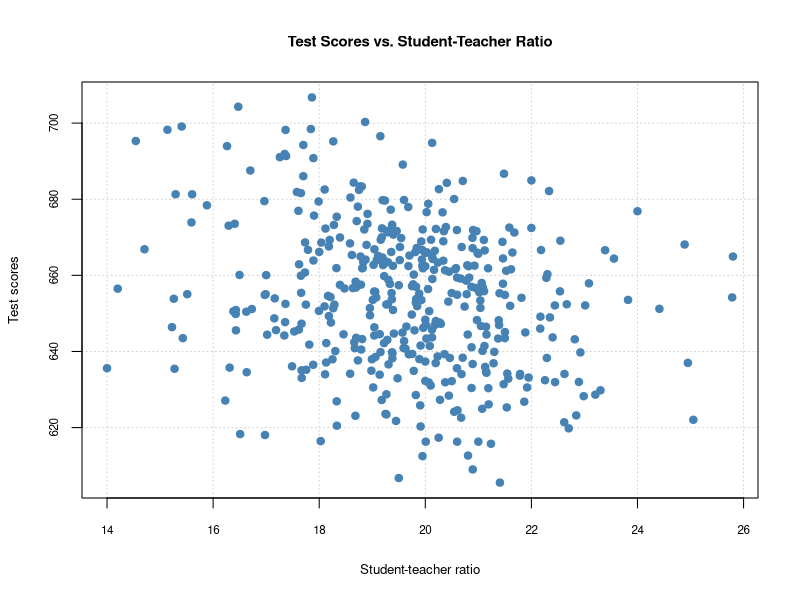
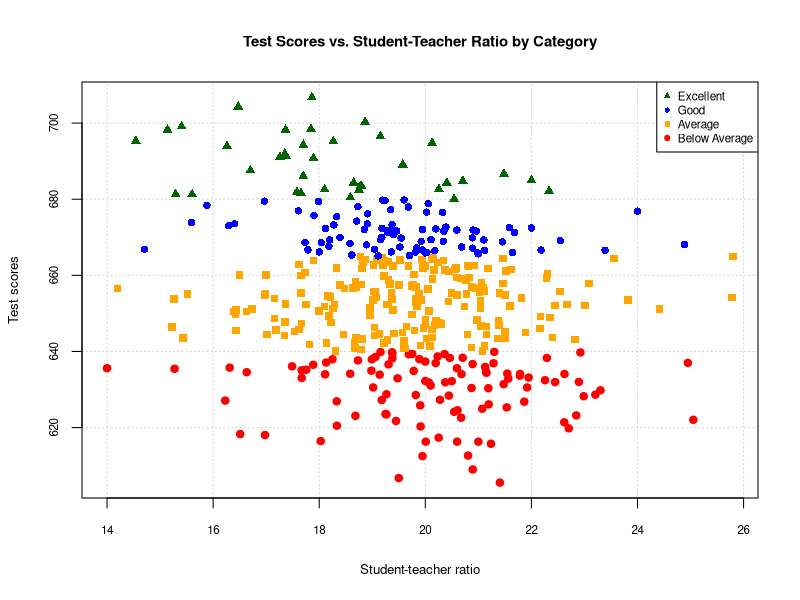
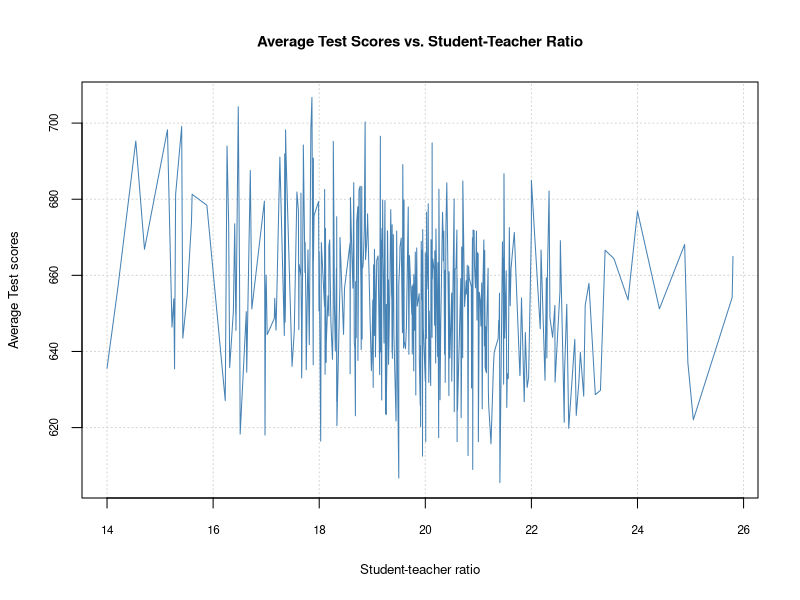
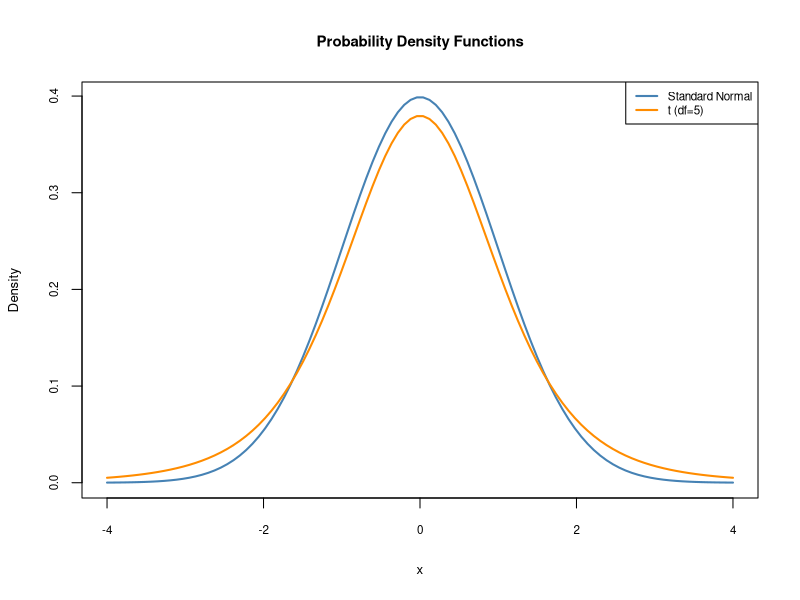
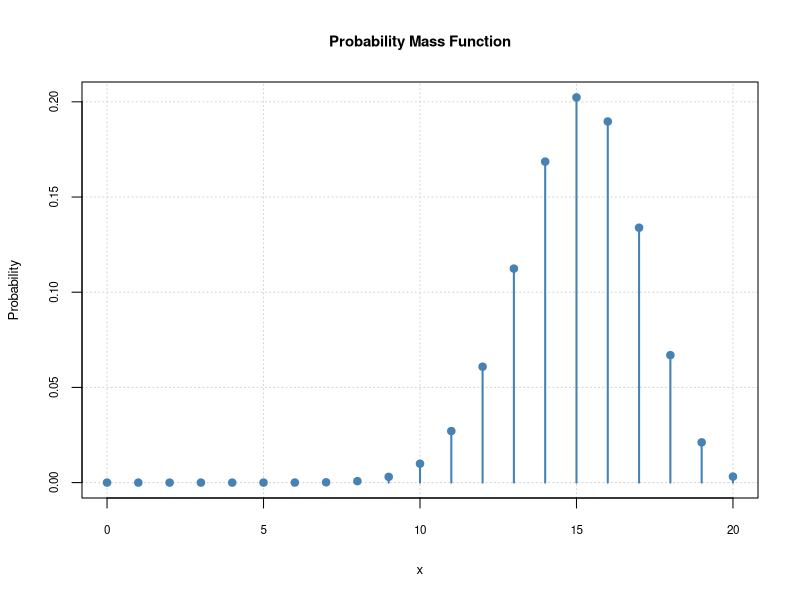
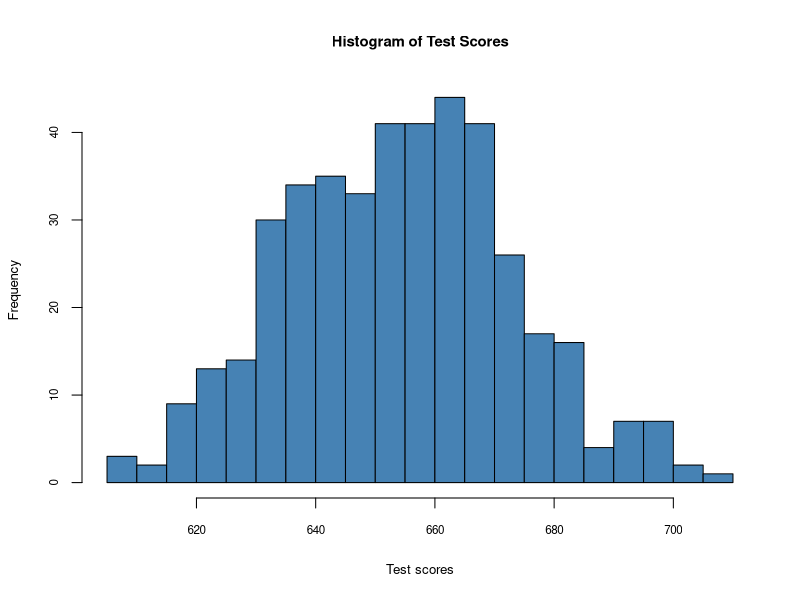
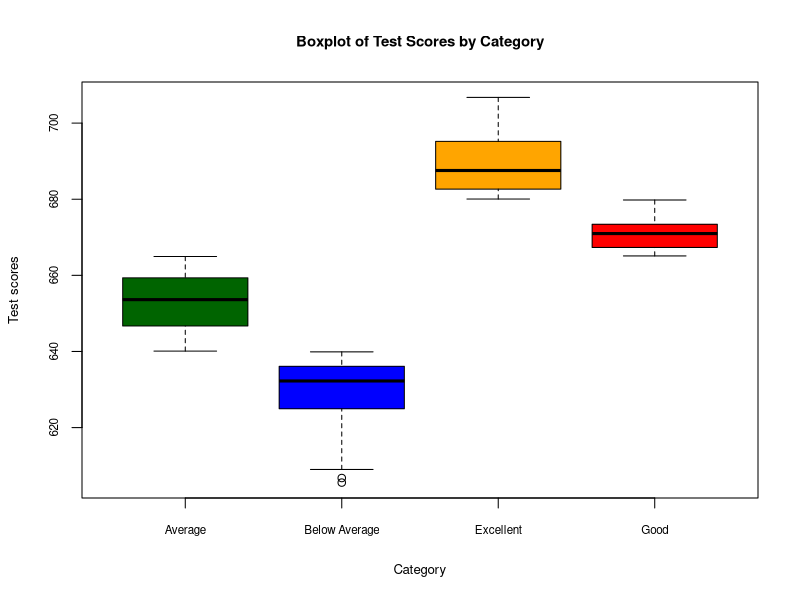
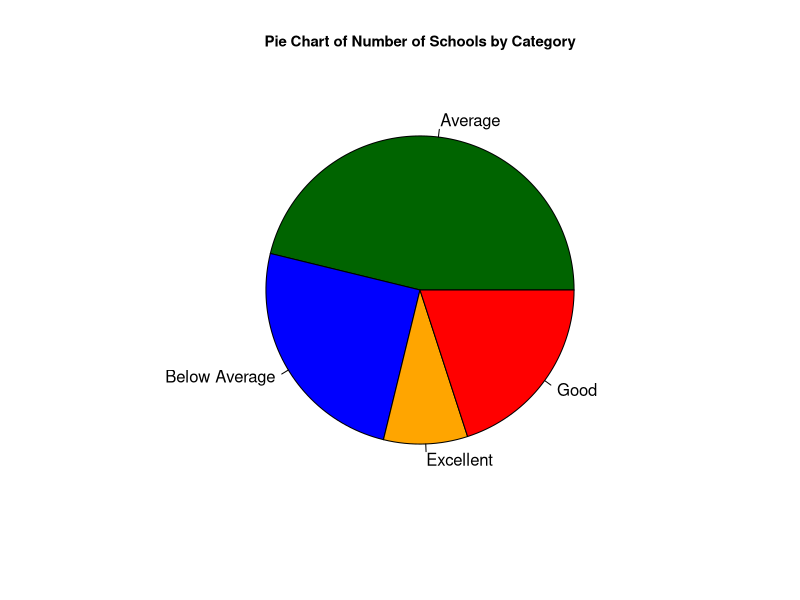

Generate these figures, in order, with R:
## ---- chunk 1
#| warning: false
#| message: false
# Load necessary libraries
library(tidyverse)
library(gridExtra)
## ---- chunk 2
# Load the caschool dataset
caschool <- read.table("data/caschool.csv", header = TRUE, sep = ",")
# Column names of the caschool dataset
colnames(caschool)
## ---- chunk 3
#| fig-cap: "Scatterplot of test scores vs. student-teacher ratio"
#| fig-width: 5
#| fig-height: 5
#| label: fig-chapter6-f1
# Scatterplot of test scores vs. student-teacher ratio
plot(caschool$str, caschool$testscr,
     type = "p", # scatterplot
     main = "Test Scores vs. Student-Teacher Ratio",
     xlab = "Student-teacher ratio",
     ylab = "Test scores",
     col = "steelblue",
     pch = 19, # solid circle
     cex.lab = 0.8, # axis label size
     cex.main = 0.9, # main title size
     cex.axis = 0.7, # axis tick label size
     panel.first = grid() # add grid lines
     )
## ---- chunk 4
# Add category column based on test scores
caschool$category <- NA  # Initialize a new column for category
for (i in 1:nrow(caschool)) {
  if (caschool$testscr[i] >= 680) {
    caschool$category[i] <- "Excellent"
  } else if (caschool$testscr[i] >= 665) {
    caschool$category[i] <- "Good"
  } else if (caschool$testscr[i] >= 640) {
    caschool$category[i] <- "Average"
  } else {
    caschool$category[i] <- "Below Average"
  }
}
## ---- chunk 5
#| fig-cap: "Scatterplot of test scores vs. student-teacher ratio by category"
#| fig-width: 5
#| fig-height: 5
#| label: fig-chapter6-f2
# Define colors and plotting symbols for each category
colors <- c("Excellent" = "darkgreen", "Good" = "blue", "Average" = "orange", "Below Average" = "red")
symbols <- c("Excellent" = 17, "Good" = 16, "Average" = 15, "Below Average" = 19)
# Scatterplot of test scores vs. income with categories
plot(caschool$str, caschool$testscr,
     type = "p", # scatterplot
     main = "Test Scores vs. Student-Teacher Ratio by Category",
     xlab = "Student-teacher ratio",
     ylab = "Test scores",
     col = colors[caschool$category],
     pch = symbols[caschool$category],
     cex.lab = 0.8, # axis label size
     cex.main = 0.9, # main title size
     cex.axis = 0.7, # axis tick label size
     panel.first = grid() # add grid lines
     )
# Add legend
legend("topright", legend = names(colors), col = colors, pch = symbols, cex = 0.7)
## ---- chunk 6
#| fig-cap: "Line plot of average test scores vs. student-teacher ratio"
#| fig-width: 6
#| fig-height: 5
#| label: fig-chapter6-f3
# Line plot of average test scores vs. student-teacher ratio
data = caschool[order(caschool$str), ]
plot(data$str, data$testscr,
     type = "l", # line plot
     main = "Average Test Scores vs. Student-Teacher Ratio",
     xlab = "Student-teacher ratio",
     ylab = "Average Test scores",
     col = "steelblue",
     lwd = 1, # line width
     cex.lab = 0.8, # axis label size
     cex.main = 0.9, # main title size
     cex.axis = 0.7, # axis tick label size
     panel.first = grid() # add grid lines
     )
## ---- chunk 7
#| fig-cap: "Probability density functions of the standard normal and t-distributions"
#| fig-width: 5
#| fig-height: 5
#| label: fig-chapter6-f4
# Probability density functions of the standard normal and t-distributions
x <- seq(-4, 4, length = 100)
y_normal <- dnorm(x, mean = 0, sd = 1)
y_t <- dt(x, df = 5)
plot(x, y_normal,
     type = "l", # line plot
     main = "Probability Density Functions",
     xlab = "x",
     ylab = "Density",
     col = "steelblue",
     lwd = 2, # line width
     cex.lab = 0.8, # axis label size
     cex.main = 0.9, # main title size
     cex.axis = 0.7 # axis tick label size
     )
lines(x, y_t, col = "darkorange", lwd = 2)
legend("topright", legend = c("Standard Normal", "t (df=5)"), 
col = c("steelblue", "darkorange"), lwd = 2, cex = 0.7)
## ---- chunk 8
#| fig-cap: "Probability mass functions of the binomial distribution"
#| fig-width: 6
#| fig-height: 4
#| label: fig-chapter6-f5
# Probability mass functions of the binomial distribution
x_binom <- 0:20
y_binom <- dbinom(x_binom, size = 20, prob = 0.75)
plot(x_binom, y_binom,
     type = "h", # histogram-like vertical lines
     main = "Probability Mass Function",
     xlab = "x",
     ylab = "Probability",
     col = "steelblue",
     lwd = 2, # line width
     cex.lab = 0.8, # axis label size
     cex.main = 0.9, # main title size
     cex.axis = 0.7, # axis tick label size
     panel.first = grid()
     )
# Add points to the binomial distribution
points(x_binom, y_binom, col = "steelblue", pch = 19)
## ---- chunk 9
#| fig-cap: "Histogram of test scores"
#| fig-width: 5
#| fig-height: 5
#| label: fig-chapter6-f6
# Histogram of test scores
hist(caschool$testscr,
     breaks = 15, # number of bins
     freq = TRUE, # plot frequencies
     col = "steelblue", # fill color
     border = "black", # border color
     main = "Histogram of Test Scores",
     xlab = "Test scores",
     ylab = "Frequency",
     cex.lab = 0.8, # axis label size
     cex.main = 0.9, # main title size
     cex.axis = 0.7 # axis tick label size
     )
## ---- chunk 10
#| fig-cap: "Boxplot of test scores by category"
#| fig-width: 5
#| fig-height: 5
#| label: fig-chapter6-f7
# Boxplot of test scores by category
boxplot(testscr ~ category, data = caschool,
        main = "Boxplot of Test Scores by Category",
        xlab = "Category",
        ylab = "Test scores",
        col = c("darkgreen", "blue", "orange", "red"),
        cex.lab = 0.8, # axis label size
        cex.main = 0.9, # main title size
        cex.axis = 0.7 # axis tick label size
        )
## ---- chunk 11
#| fig-cap: "Pie chart of number of schools by category"
#| fig-width: 5
#| fig-height: 5
#| label: fig-chapter6-f8
# Pie chart of number of schools by category
category_counts <- table(caschool$category)
pie(category_counts,
    labels = names(category_counts),
    col = c("darkgreen", "blue", "orange", "red"),
    main = "Pie Chart of Number of Schools by Category",
    cex.main = 0.9 # main title size
    )
## ---- chunk 12
#| fig-cap: "Normal Q-Q plot of test scores"
#| fig-width: 5
#| fig-height: 5
#| label: fig-chapter6-f9
# Normal Q-Q plot of test scores
qqnorm(caschool$testscr,
        main = "Normal Q-Q Plot of Test Scores",
        col = "steelblue",
        pch = 1, # hollow circle
        cex.lab = 0.8, # axis label size
        cex.main = 0.9, # main title size
        cex.axis = 0.7 # axis tick label size
        )
qqline(caschool$testscr, col = "red", lwd = 2)
## ---- chunk 13
#| fig-cap: "Density plot of test scores"
#| fig-width: 5
#| fig-height: 5
#| label: fig-chapter6-f10
#| warning: false
#| message: false
# Density plot of test scores
density_testscr <- density(caschool$testscr)
plot(density_testscr,
     main = "Density Plot of Test Scores",
     xlab = "Test scores",
     ylab = "Density",
     col = "steelblue",
     lwd = 2, # line width
     cex.lab = 0.8, # axis label size
     cex.main = 0.9, # main title size
     cex.axis = 0.7 # axis tick label size
     )
# Fill the area under the density curve
polygon(density_testscr, col = "lightblue", border = "black") 
## ---- chunk 14
#| fig-cap: "Density plot and histogram of test scores"
#| fig-width: 6
#| fig-height: 5
#| label: fig-chapter6-f11
# Density plot and histogram of test scores
hist(caschool$testscr,
     breaks = 15, # number of bins
     freq = FALSE, # plot densities
     col = "lightgray", # fill color
     border = "black", # border color
     main = "Density Plot and Histogram of Test Scores",
     xlab = "Test scores",
     ylab = "Density",
     cex.lab = 0.8, # axis label size
     cex.main = 0.9, # main title size
     cex.axis = 0.7 # axis tick label size
     )
lines(density(caschool$testscr), col = "steelblue", lwd = 2)
## ---- chunk 15
#| fig-cap: "Multiple plots in one figure"
#| fig-width: 8
#| fig-height: 8
#| label: fig-chapter6-f12
# Multiple plots in one figure
par(mfrow = c(2, 2)) # 2 rows and 2 columns
# Scatterplot
plot(caschool$str, caschool$testscr,
     main = "Scatterplot of Test Scores vs. Student-Teacher Ratio",
     xlab = "Student-teacher ratio",
     ylab = "Test scores",
     col = "steelblue",
     pch = 19
     )
# Histogram
hist(caschool$testscr,
        breaks = 15,
        freq = TRUE,
        col = "steelblue",
        border = "black",
        main = "Histogram of Test Scores",
        xlab = "Test scores",
        ylab = "Frequency"
        )
# Boxplot
boxplot(testscr ~ category, data = caschool,
        main = "Boxplot of Test Scores by Category",
        xlab = "Category",
        ylab = "Test scores",
        col = c("darkgreen", "blue", "orange", "red")
        )
# Density plot
density_testscr <- density(caschool$testscr)
plot(density_testscr,
     main = "Density Plot of Test Scores",
     xlab = "Test scores",
     ylab = "Density",
     col = "steelblue",
     lwd = 2
     )
polygon(density_testscr, col = "lightblue", border = "black")
# Reset par to default
par(mfrow = c(1, 1))
## ---- chunk 16
#| fig-cap: "Creating a ggplot object"
#| fig-width: 5
#| fig-height: 4
#| label: fig-chapter6-f13
#| warning: false
#| message: false
# Create a ggplot object
ggplot(data = caschool, aes(x = str, y = testscr))
## ---- chunk 17
#| fig-cap: "Scatterplot of test scores vs. student-teacher ratio"
#| fig-width: 5 
#| fig-height: 4
#| label: fig-chapter6-f14
# Scatterplot of test scores vs. student-teacher ratio
ggplot(data = caschool, aes(x = str, y = testscr)) +
  geom_point(color = "steelblue", size = 2) +
  labs(title = "Test Scores vs. Student-Teacher Ratio",
       x = "Student-teacher ratio",
       y = "Test scores")
## ---- chunk 18
#| fig-cap: "Scatterplot of test scores vs. student-teacher ratio by category"
#| fig-width: 6
#| fig-height: 4
#| label: fig-chapter6-f15
# Scatterplot of test scores vs. student-teacher ratio by category
ggplot(data = caschool, aes(x = str, y = testscr, color = category)) +
  geom_point(size = 2) +
  labs(title = "Test Scores vs. Student-Teacher Ratio by Category",
       x = "Student-teacher ratio",
       y = "Test scores") 
## ---- chunk 19
#| fig-cap: "Customized scatterplot of test scores vs. student-teacher ratio by category"
#| fig-width: 6
#| fig-height: 4
#| label: fig-chapter6-f16
# Customized scatterplot of test scores vs. student-teacher ratio by category 
# Convert category to factor with specified levels
caschool$category <- factor(caschool$category, 
                            levels = c("Excellent", "Good", "Average", "Below Average"))

# Define custom colors
values <- c("Excellent" = "darkgreen", "Good" = "blue", 
            "Average" = "orange", "Below Average" = "red")

# Define custom labels
labels <- c("Excellent", "Good", "Average", "Below Average")

# Scatterplot 
ggplot(data = caschool, aes(x = str, y = testscr, color = category)) +
  geom_point(size = 2) +
  scale_color_manual(values = values,
                     name = "School Category",
                     labels = labels) +
  labs(title = "Test Scores vs. Student-Teacher Ratio by Category",
       x = "Student-teacher ratio",
       y = "Test scores")
## ---- chunk 20
#| fig-cap: "Jittered scatterplot of `testscr` vs. `str_dummy`"
#| fig-width: 5
#| fig-height: 4
#| label: fig-chapter6-f17
#| warning: false
#| message: false
# Jittered scatterplot of test scores vs. str_dummy
caschool$str_dummy <- ifelse(caschool$str > 20, "Above 20", "20 or Below")
ggplot(data = caschool, aes(x = str_dummy, y = testscr, color = category)) +
  geom_jitter(width = 0.1, height = 0, size = 2, shape = 16) +
  labs(x = "Student-teacher ratio",
       y = "Test scores")
## ---- chunk 21
#| fig-cap: "Line plot of average test scores vs. student-teacher ratio"
#| fig-width: 6
#| fig-height: 4
#| label: fig-chapter6-f18
# Line plot of average test scores vs. student-teacher ratio
data = caschool[order(caschool$str), ]
ggplot(data = data, aes(x = str, y = testscr)) +
  geom_line(color = "steelblue", linewidth = 1) +
  labs(title = "Average Test Scores vs. Student-Teacher Ratio",
       x = "Student-teacher ratio",
       y = "Average Test scores")
## ---- chunk 22
#| fig-cap: "Probability density functions of the standard normal and t-distributions"
#| fig-width: 6
#| fig-height: 4
#| label: fig-chapter6-f19
# Probability density functions of the standard normal and t-distributions
x <- seq(-4, 4, length = 100)
y_normal <- dnorm(x, mean = 0, sd = 1)
y_t <- dt(x, df = 5)
df <- data.frame(x = x, y_normal = y_normal, y_t = y_t)
ggplot(data = df, aes(x = x)) +
  geom_line(aes(y = y_normal, color = "Standard Normal"), linewidth = 1) +
  geom_line(aes(y = y_t, color = "t (df=5)"), linewidth = 1) +
  scale_color_manual(
     name = "Distribution",
     values = c("Standard Normal" = "steelblue", "t (df=5)" = "darkorange")) +
  labs(x = "x", y = "Density")
## ---- chunk 23
#| fig-cap: "Probability mass functions of the binomial distribution"
#| fig-width: 6
#| fig-height: 4
#| label: fig-chapter6-f20
# Probability mass functions of the binomial distribution
# Data
x_binom <- 0:20
y_binom <- dbinom(x_binom, size = 20, prob = 0.75)
df_binom <- data.frame(x = x_binom, Probability = y_binom)

# Plot
ggplot(data = df_binom, aes(x = x, y = Probability)) +
  geom_segment(aes(xend = x, y = 0, yend = Probability), color = "steelblue", linewidth = 1.2) +
  geom_point(color = "steelblue", size = 3) +
  labs(
    title = "Probability Mass Function",
    x = "x",
    y = "Probability"
  )
## ---- chunk 24
#| fig-cap: "Scatterplot of test scores vs. student-teacher ratio with smoothed line"
#| fig-width: 6
#| fig-height: 4
#| label: fig-chapter6-f21
#| warning: false
#| message: false
# Scatterplot of test scores vs. student-teacher ratio with smoothed line
ggplot(data = caschool, aes(x = str, y = testscr)) +
  geom_point(color = "steelblue", size = 2) +
  geom_smooth(method = "loess", color = "darkorange", se = TRUE) +
  labs(x = "Student-teacher ratio",
       y = "Test scores")
## ---- chunk 25
#| fig-cap: "Histogram of test scores"
#| fig-width: 4
#| fig-height: 3
#| label: fig-chapter6-f22
#| warning: false
#| message: false
# Histogram of test scores
ggplot(data = caschool, aes(x = testscr)) +
  geom_histogram(binwidth = 5, fill = "steelblue", color = "white") +
  labs(x = "Test scores",
       y = "Count")
## ---- chunk 26
#| fig-cap: "Bar chart of students by category"
#| fig-width: 5
#| fig-height: 4
#| label: fig-chapter6-f24
# Bar chart of students by category
ggplot(data = caschool, aes(x = category)) +
  geom_bar(fill = "steelblue", color = "white") +
  labs(x = "Category",
       y = "Count")
## ---- chunk 27
#| fig-cap: "Pie chart of number of schools by category"
#| fig-width: 5
#| fig-height: 5
#| label: fig-chapter6-f25
# Pie chart of number of schools by category
ggplot(data = caschool, aes(x = "", fill = category)) +
     geom_bar(width = 1) +
     coord_polar(theta = "y") +
     scale_fill_manual(values = c("red", "darkgreen", "orange", "steelblue"),
                       name = "Category") +
     labs(title = "Number of Schools by Category") +
     theme_void()
## ---- chunk 28
#| fig-cap: "Boxplot of test scores by category"
#| fig-width: 5
#| fig-height: 4
#| label: fig-chapter6-f26
#| warning: false
#| message: false
# Boxplot of test scores by category
ggplot(data = caschool, aes(x = category, y = testscr, fill = category)) +
  geom_boxplot() +
  scale_fill_manual(values = c("darkgreen", "blue", "orange", "magenta")) +
  labs(title = "Boxplot of Test Scores by Category",
       x = "Category",
       y = "Test scores") +
  theme(legend.position = "none")
## ---- chunk 29
#| fig-cap: "Boxplot of test scores by category with constant fill color"
#| fig-width: 5
#| fig-height: 4
#| label: fig-chapter6-f27
#| warning: false
#| message: false
# Boxplot of test scores by category with constant fill color
ggplot(data = caschool, aes(x = category, y = testscr)) +
  geom_boxplot(fill = "steelblue") +
  labs(title = "Boxplot of Test Scores by Category",
       x = "Category",
       y = "Test scores")
## ---- chunk 30
#| fig-cap: "Normal Q-Q plot of test scores"
#| fig-width: 4
#| fig-height: 4
#| label: fig-chapter6-f28
# Normal Q-Q plot of test scores
ggplot(data = caschool, aes(sample = testscr)) +
  geom_qq(color = "steelblue", size = 2, shape = 19) +
  geom_qq_line(distribution = qnorm, color = "red", linewidth = 1) +
  labs(x = "Theoretical Quantiles",
       y = "Sample Quantiles")
## ---- chunk 31
#| fig-cap: "Q-Q plot of test scores against t-distribution with 5 degrees of freedom"
#| fig-width: 4
#| fig-height: 4
#| label: fig-chapter6-f28-2
# Q-Q plot of test scores against t-distribution with 5 degrees of freedom
ggplot(data = caschool, aes(sample = testscr)) +
  geom_qq(distribution = qt, dparams = list(df = 5),
          color = "steelblue", size = 2, shape = 19) +
  geom_qq_line(distribution = qt, dparams = list(df = 5),
               color = "red", linewidth = 1) +
  labs(x = "Theoretical Quantiles",
       y = "Sample Quantiles")
## ---- chunk 32
#| fig-cap: "Density plot of test scores"
#| fig-width: 4
#| fig-height: 4
#| label: fig-chapter6-f29
# Density plot of test scores
ggplot(data = caschool, aes(x = testscr)) +
     geom_density(fill = "lightblue", color = "black", linewidth = 1) +
     labs(title = "Density Plot of Test Scores",
           x = "Test scores",
           y = "Density")
## ---- chunk 33
#| fig-cap: "Density plot and histogram of test scores"
#| fig-width: 6
#| fig-height: 4
#| label: fig-chapter6-f30
# Density plot and histogram of test scores
ggplot(data = caschool, aes(x = testscr)) +
     geom_histogram(aes(y = after_stat(density)), binwidth = 5,
                    fill = "lightgray", color = "black") +
     geom_density(color = "steelblue", linewidth = 1) +
     labs(title = "Density Plot and Histogram of Test Scores",
          x = "Test scores",
          y = "Density")
## ---- chunk 34
#| fig-cap: "Multiple plots in one figure"
#| fig-width: 8
#| fig-height: 8
#| label: fig-chapter6-f31
# Multiple plots in one figure
# Scatterplot
p1 <- ggplot(data = caschool, aes(x = str, y = testscr)) +
        geom_point(color = "steelblue", size = 2) +
        labs(title = "Scatterplot of Test Scores vs. Student-Teacher Ratio",
             x = "Student-teacher ratio",
             y = "Test scores")
# Histogram
p2 <- ggplot(data = caschool, aes(x = testscr)) +
        geom_histogram(binwidth = 5, fill = "steelblue", color = "white") +
        labs(title = "Histogram of Test Scores",
             x = "Test scores",
             y = "Count")
# Boxplot
p3 <- ggplot(data = caschool, aes(x = category, y = testscr
)) +
        geom_boxplot(fill = c("darkgreen", "blue", "orange", "red")) +
        labs(title = "Boxplot of Test Scores by Category",
             x = "Category",
             y = "Test scores")
# Density plot
p4 <- ggplot(data = caschool, aes(x = testscr)) +
        geom_density(fill = "lightblue", color = "black", linewidth = 1) +
        labs(title = "Density Plot of Test Scores",
             x = "Test scores",
             y = "Density")
# Arrange plots in a 2x2 grid
grid.arrange(p1, p2, p3, p4, nrow = 2, ncol = 2)
## ---- chunk 35
#| fig-cap: "Scatterplot of test scores vs. student-teacher ratio with minimal theme"
#| fig-width: 5
#| fig-height: 4
#| label: fig-chapter6-f32
# Scatterplot of test scores vs. student-teacher ratio with minimal theme
ggplot(data = caschool, aes(x = str, y = testscr)) +
  geom_point(color = "steelblue", size = 2) +
  labs(title = "Test Scores vs. Student-Teacher Ratio",
       x = "Student-teacher ratio",
       y = "Test scores") +
  theme_classic()
